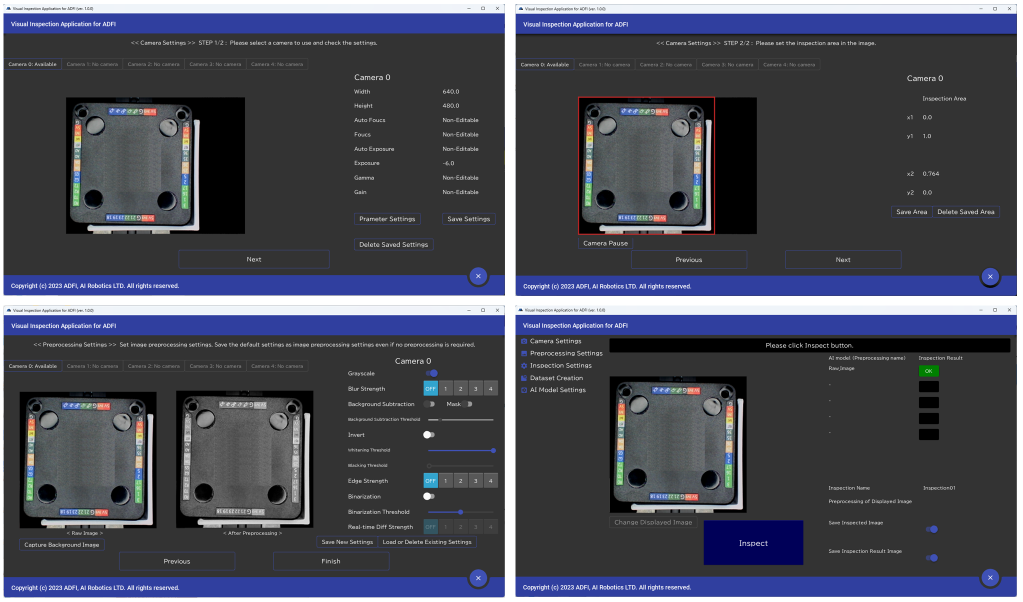
#> input picture images/app_screen.png, 2045 x 1203 px (shown at 1/2 size)
$ python -i image_processing.py   (imports and definitions only)
#> lines starting #> are read from the running program, lines starting #| are printed output that depends on the picture
import configparser

import cv2
import numpy as np

conf_ini = configparser.ConfigParser()
# [1 line not run here, left out]


# [198 lines that did not run here, left out]

>>> import cv2
>>> picture = cv2.imread('images/app_screen.png', cv2.IMREAD_GRAYSCALE)
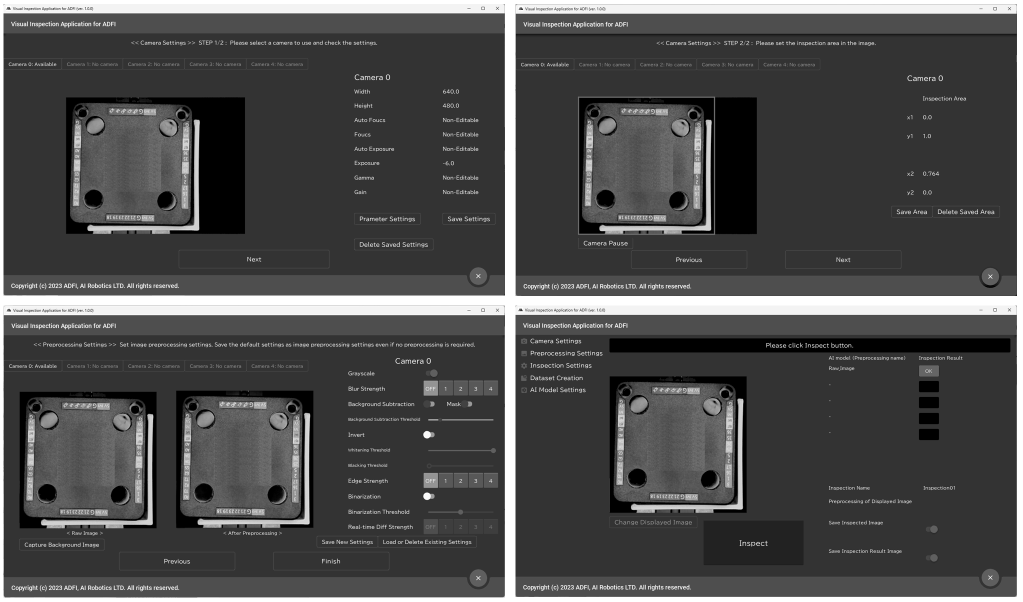
#> picture: shape (1203, 2045) (shown at 1/2 size); min 0, max 255, mean 76.2
#> (the run stopped early here; a loop or call above may not have finished)
